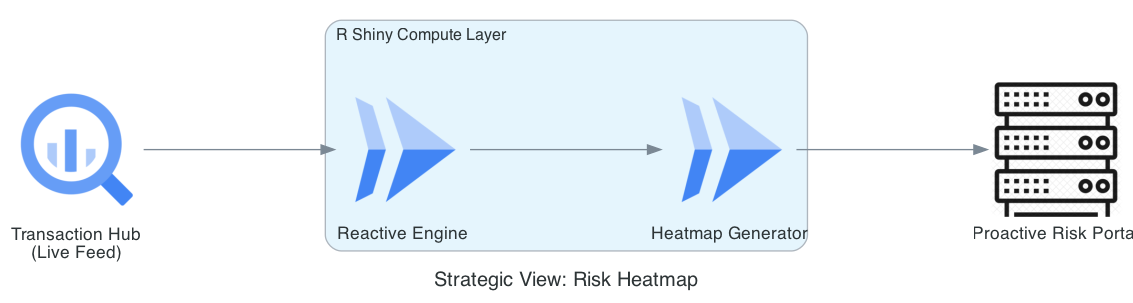

Recreate this plot in Python.
from diagrams import Diagram, Cluster, Edge
from diagrams.gcp.analytics import BigQuery
from diagrams.gcp.compute import Run
from diagrams.generic.compute import Rack

graph_attr = {"pad": "0.1", "nodesep": "1.2", "ranksep": "2.0", "bgcolor": "transparent"}

with Diagram(
    "Strategic View: Risk Heatmap", 
    show=False, 
    filename="risk_impact_heatmap", 
    direction="LR", 
    graph_attr=graph_attr
):
    source = BigQuery("Transaction Hub\n(Live Feed)")
    
    with Cluster("R Shiny Compute Layer"):
        engine = Run("Reactive Engine")
        viz = Run("Heatmap Generator")

    board_view = Rack("Proactive Risk Portal")

    source >> engine >> viz >> board_view
